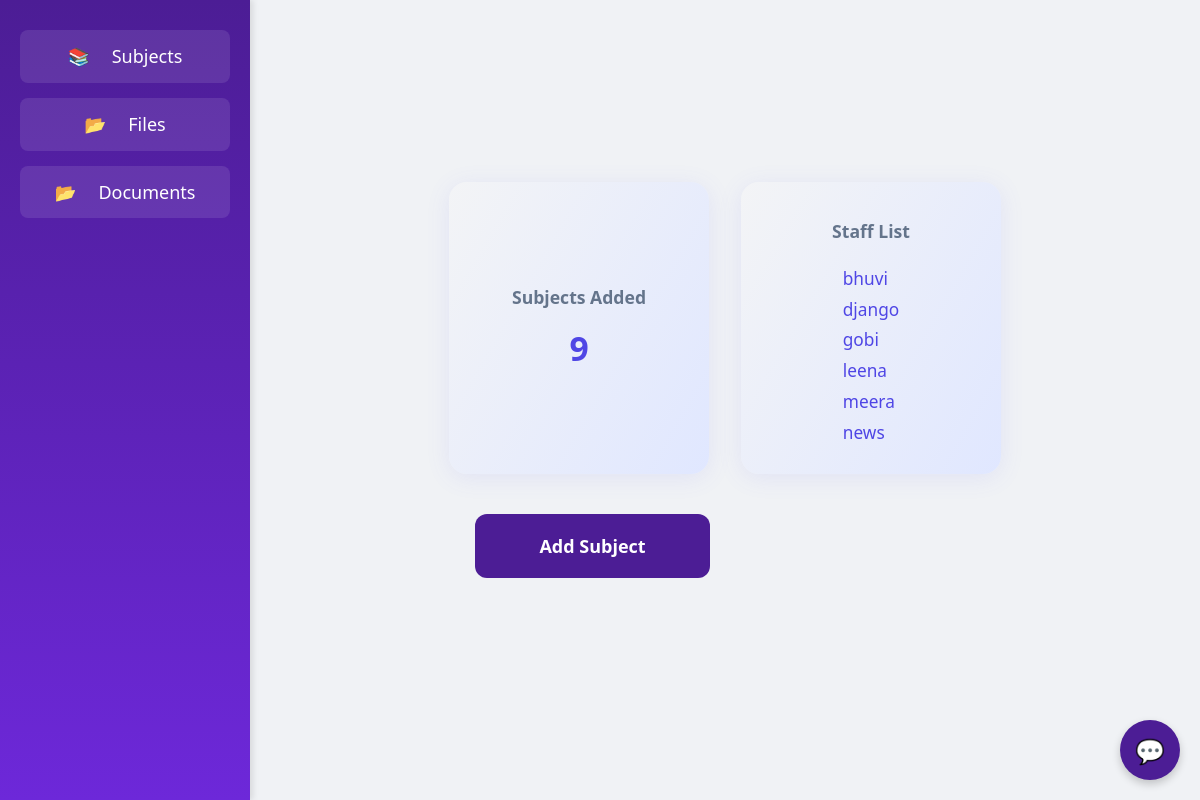
The page / on the database its author committed.
### app.py (models this page shows)
class SubjectName(db.Model):
    id = db.Column(db.Integer, primary_key=True)
    namesub = db.Column(db.String(30), nullable=False)
    staffname = db.Column(db.String(30), nullable=False)
    examdate = db.Column(db.Date, nullable=False)
    note = db.Column(db.String(20), nullable=False)

### app.py (the view)
@app.route("/")
def dashboard():
    subjects = SubjectName.query.all()
    num_subjects = len(subjects)
    staff_list = sorted(set(s.staffname for s in subjects))
    return render_template('dashboard.html', num_subjects=num_subjects, staff_list=staff_list)

### templates/dashboard.html (shortened to what this page needs)
<!DOCTYPE html>
<html lang="en">
<head>
    <link rel="stylesheet" href="{{ url_for('static', filename='modern.css') }}">
    <link rel="stylesheet" href="{{ url_for('static', filename='modern_global.css') }}">
    <link rel="stylesheet" href="{{ url_for('static', filename='chatbot.css') }}">
</head>
<body>
    <div class="sidebar">
        <div class="nav-item" onclick="window.location.href='{{url_for('view_subject')}}'">
            <span>📚</span> Subjects
        </div>
        <div class="nav-item" onclick="window.location.href='{{url_for('remainder_dashboard')}}'">
            <span>📂</span> Files
        </div>
        <div class="nav-item" onclick="window.location.href='{{url_for('importants')}}'">
            <span>📂</span> Documents
        </div>
    </div>
    <div class="main-content">
        <div class="dashboard-cards">
            <div class="dashboard-card">
                <div class="card-label">Subjects Added</div>
                <h2>{{ num_subjects }}</h2>
            </div>
            <div class="dashboard-card">
                <div class="card-label">Staff List</div>
                <ul>
                    {% for staff in staff_list %}
                        <li>{{ staff }}</li>
                    {% endfor %}
                </ul>
            </div>
        </div>
        <div class="button-grid">
            <button class="button" id="addSubjectBtn">Add Subject</button>
        </div>
    </div>
    <button id="chatbot-toggle" title="Ask our Smart Assistant!">💬</button>
</body>
</html>

### static/modern_global.css (style rules this page uses)
:root { --primary-color: #6d28d9; --primary-light: #8b5cf6; --primary-dark: #4c1d95; --secondary-color: #10b981; --danger-color: #ef4444; --warning-color: #f59e0b; --success-color: #10b981; --text-color: #1e293b; --text-light: #64748b; --bg-color: #f8fafc; --bg-modal: #ffffff; --border-color: #e2e8f0; --shadow-sm: 0 1px 2px 0 rgba(0, 0, 0, 0.05); --shadow: 0 4px 6px -1px rgba(0, 0, 0, 0.1), 0 2px 4px -1px rgba(0, 0, 0, 0.06); --shadow-md: 0 10px 15px -3px rgba(0, 0, 0, 0.1), 0 4px 6px -2px rgba(0, 0, 0, 0.05); --shadow-lg: 0 20px 25px -5px rgba(0, 0, 0, 0.1), 0 10px 10px -5px rgba(0, 0, 0, 0.04); --radius-sm: 0.25rem; --radius: 0.5rem; --radius-lg: 0.75rem; --radius-xl: 1rem; --transition: all 0.2s ease-in-out; }
* { margin: 0; padding: 0; box-sizing: border-box; }
body { font-family: 'Poppins', -apple-system, BlinkMacSystemFont, 'Segoe UI', Roboto, Oxygen, Ubuntu, Cantarell, sans-serif; background-color: var(--bg-color); color: var(--text-color); line-height: 1.6; display: flex; min-height: 100vh; }
.sidebar { width: 280px; background: linear-gradient(180deg, var(--primary-dark) 0%, var(--primary-color) 100%); color: white; padding: 1.5rem 1rem; display: flex; flex-direction: column; transition: all 0.3s ease; box-shadow: var(--shadow-md); z-index: 10; }
.nav-item { display: flex; align-items: center; gap: 0.75rem; padding: 0.75rem 1rem; color: rgba(255, 255, 255, 0.8); border-radius: var(--radius); transition: var(--transition); font-weight: 500; cursor: pointer; }
.nav-item span { font-size: 1.1rem; }

### static/chatbot.css (style rules this page uses)
#chatbot-toggle { position: fixed; bottom: 32px; right: 32px; z-index: 2001; background: linear-gradient(90deg, #6366f1 0%, #8b5cf6 100%); color: #fff; border: none; border-radius: 50%; width: 60px; height: 60px; font-size: 2rem; box-shadow: 0 4px 24px rgba(80, 80, 120, 0.18); cursor: pointer; display: flex; align-items: center; justify-content: center; transition: background 0.2s; }

### templates/dashboard.html (style rules this page uses)
* { margin: 0; padding: 0; box-sizing: border-box; font-family: 'Segoe UI', Tahoma, Geneva, Verdana, sans-serif; }
body { display: flex; height: 100vh; background-color: #f0f2f5; font-size: 16px; }
.sidebar { background-color: #1e1e2f; width: 250px; padding: 30px 20px; display: flex; flex-direction: column; align-items: center; justify-content: flex-start; box-shadow: 3px 0 6px rgba(0, 0, 0, 0.1); }
.nav-item { width: 100%; padding: 12px; margin-bottom: 15px; background: rgba(255, 255, 255, 0.1); border-radius: 8px; text-align: center; color: white; cursor: pointer; transition: background-color 0.3s ease; font-size: 18px; display: flex; align-items: center; justify-content: center; }
.nav-item span { margin-right: 10px; }
.main-content { flex: 1; padding: 30px; display: flex; flex-direction: column; align-items: center; justify-content: center; }
.button-grid { display: grid; grid-template-columns: repeat(2, 1fr); gap: 30px; width: 500px; margin-bottom: 40px; }
.button { background: #4c1d95; color: white; font-size: 18px; font-weight: bold; padding: 20px; border-radius: 12px; border: none; cursor: pointer; transition: background-color 0.3s ease, transform 0.3s ease; display: flex; align-items: center; justify-content: center; text-align: center; }
#chatbot-toggle { position: fixed; bottom: 20px; right: 20px; background: #4c1d95; color: white; border: none; border-radius: 50%; width: 60px; height: 60px; font-size: 24px; cursor: pointer; box-shadow: 0px 4px 8px rgba(0, 0, 0, 0.2); transition: background 0.3s ease; z-index: 1001; }
.dashboard-cards { display: flex; gap: 32px; margin-bottom: 40px; justify-content: center; flex-wrap: wrap; }
.dashboard-card { background: linear-gradient(120deg, #f3f4f6 0%, #e0e7ff 100%); border-radius: 18px; box-shadow: 0 4px 24px rgba(99,102,241,0.10); padding: 2.2rem 2.5rem 1.5rem 2.5rem; min-width: 260px; min-height: 120px; display: flex; flex-direction: column; align-items: center; justify-content: center; font-family: 'Poppins', 'Segoe UI', sans-serif; }
.dashboard-card h2 { font-size: 2.1rem; color: #4f46e5; margin-bottom: 0.5rem; font-weight: 800; }
.dashboard-card .card-label { color: #64748b; font-size: 1.1rem; font-weight: 600; margin-bottom: 0.7rem; }
.dashboard-card ul { margin: 0.5rem 0 0 0; padding: 0; list-style: none; color: #4f46e5; font-size: 1.08rem; }
.dashboard-card ul li { margin-bottom: 0.2rem; }

### rows shown on the page
SubjectName: staffname "bhuvi"
SubjectName: staffname "django"
SubjectName: staffname "gobi"
SubjectName: staffname "leena"
SubjectName: staffname "meera"
SubjectName: staffname "news"

### other values the page prints
{{ num_subjects }} "9"
